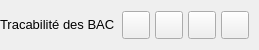
           <widget class="QFrame" name="contentTopBg">
            <property name="minimumSize">
             <size>
              <width>0</width>
              <height>50</height>
             </size>
            </property>
            <property name="maximumSize">
             <size>
              <width>16777215</width>
              <height>50</height>
             </size>
            </property>
            <property name="frameShape">
             <enum>QFrame::Shape::NoFrame</enum>
            </property>
            <property name="frameShadow">
             <enum>QFrame::Shadow::Raised</enum>
            </property>
            <layout class="QHBoxLayout" name="horizontalLayout">
             <property name="spacing">
              <number>0</number>
             </property>
             <property name="leftMargin">
              <number>0</number>
             </property>
             <property name="topMargin">
              <number>0</number>
             </property>
             <property name="rightMargin">
              <number>10</number>
             </property>
             <property name="bottomMargin">
              <number>0</number>
             </property>
             <item>
              <widget class="QFrame" name="leftBox">
               <property name="sizePolicy">
                <sizepolicy hsizetype="Expanding" vsizetype="Preferred">
                 <horstretch>0</horstretch>
                 <verstretch>0</verstretch>
                </sizepolicy>
               </property>
               <property name="frameShape">
                <enum>QFrame::Shape::NoFrame</enum>
               </property>
               <property name="frameShadow">
                <enum>QFrame::Shadow::Raised</enum>
               </property>
               <layout class="QHBoxLayout" name="horizontalLayout_3">
                <property name="spacing">
                 <number>0</number>
                </property>
                <property name="leftMargin">
                 <number>0</number>
                </property>
                <property name="topMargin">
                 <number>0</number>
                </property>
                <property name="rightMargin">
                 <number>0</number>
                </property>
                <property name="bottomMargin">
                 <number>0</number>
                </property>
                <item>
                 <widget class="QLabel" name="titleRightInfo">
                  <property name="sizePolicy">
                   <sizepolicy hsizetype="Preferred" vsizetype="Expanding">
                    <horstretch>0</horstretch>
                    <verstretch>0</verstretch>
                   </sizepolicy>
                  </property>
                  <property name="maximumSize">
                   <size>
                    <width>16777215</width>
                    <height>45</height>
                   </size>
                  </property>
                  <property name="font">
                   <font>
                    <family>Segoe UI</family>
                    <pointsize>10</pointsize>
                    <italic>false</italic>
                    <bold>false</bold>
                   </font>
                  </property>
                  <property name="text">
                   <string>Tracabilité des BAC</string>
                  </property>
                  <property name="alignment">
                   <set>Qt::AlignmentFlag::AlignLeading|Qt::AlignmentFlag::AlignLeft|Qt::AlignmentFlag::AlignVCenter</set>
                  </property>
                 </widget>
                </item>
                <item>
                 <widget class="QLabel" name="UserInfo">
                  <property name="text">
                   <string/>
                  </property>
                  <property name="alignment">
                   <set>Qt::AlignmentFlag::AlignRight|Qt::AlignmentFlag::AlignTrailing|Qt::AlignmentFlag::AlignVCenter</set>
                  </property>
                 </widget>
                </item>
               </layout>
              </widget>
             </item>
             <item alignment="Qt::AlignmentFlag::AlignRight">
              <widget class="QFrame" name="rightButtons">
               <property name="minimumSize">
                <size>
                 <width>0</width>
                 <height>28</height>
                </size>
               </property>
               <property name="frameShape">
                <enum>QFrame::Shape::NoFrame</enum>
               </property>
               <property name="frameShadow">
                <enum>QFrame::Shadow::Raised</enum>
               </property>
               <layout class="QHBoxLayout" name="horizontalLayout_2">
                <property name="spacing">
                 <number>5</number>
                </property>
                <property name="leftMargin">
                 <number>0</number>
                </property>
                <property name="topMargin">
                 <number>0</number>
                </property>
                <property name="rightMargin">
                 <number>0</number>
                </property>
                <property name="bottomMargin">
                 <number>0</number>
                </property>
                <item>
                 <widget class="QPushButton" name="settingsTopBtn">
                  <property name="minimumSize">
                   <size>
                    <width>28</width>
                    <height>28</height>
                   </size>
                  </property>
                  <property name="maximumSize">
                   <size>
                    <width>28</width>
                    <height>28</height>
                   </size>
                  </property>
                  <property name="cursor">
                   <cursorShape>PointingHandCursor</cursorShape>
                  </property>
                  <property name="toolTip">
                   <string>Settings</string>
                  </property>
                  <property name="text">
                   <string/>
                  </property>
                  <property name="icon">
                   <iconset resource="resources.qrc">
                    <normaloff>:/icons/images/icons/icon_settings.png</normaloff>:/icons/images/icons/icon_settings.png</iconset>
                  </property>
                  <property name="iconSize">
                   <size>
                    <width>20</width>
                    <height>20</height>
                   </size>
                  </property>
                 </widget>
                </item>
                <item>
                 <widget class="QPushButton" name="minimizeAppBtn">
                  <property name="minimumSize">
                   <size>
                    <width>28</width>
                    <height>28</height>
                   </size>
                  </property>
                  <property name="maximumSize">
                   <size>
                    <width>28</width>
                    <height>28</height>
                   </size>
                  </property>
                  <property name="cursor">
                   <cursorShape>PointingHandCursor</cursorShape>
                  </property>
                  <property name="toolTip">
                   <string>Minimize</string>
                  </property>
                  <property name="text">
                   <string/>
                  </property>
                  <property name="icon">
                   <iconset resource="resources.qrc">
                    <normaloff>:/icons/images/icons/icon_minimize.png</normaloff>:/icons/images/icons/icon_minimize.png</iconset>
                  </property>
                  <property name="iconSize">
                   <size>
                    <width>20</width>
                    <height>20</height>
                   </size>
                  </property>
                 </widget>
                </item>
                <item>
                 <widget class="QPushButton" name="maximizeRestoreAppBtn">
                  <property name="minimumSize">
                   <size>
                    <width>28</width>
                    <height>28</height>
                   </size>
                  </property>
                  <property name="maximumSize">
                   <size>
                    <width>28</width>
                    <height>28</height>
                   </size>
                  </property>
                  <property name="font">
                   <font>
                    <family>Segoe UI</family>
                    <pointsize>10</pointsize>
                    <italic>false</italic>
                    <bold>false</bold>
                    <stylestrategy>PreferDefault</stylestrategy>
                   </font>
                  </property>
                  <property name="cursor">
                   <cursorShape>PointingHandCursor</cursorShape>
                  </property>
                  <property name="toolTip">
                   <string>Maximize</string>
                  </property>
                  <property name="text">
                   <string/>
                  </property>
                  <property name="icon">
                   <iconset resource="resources.qrc">
                    <normaloff>:/icons/images/icons/icon_maximize.png</normaloff>:/icons/images/icons/icon_maximize.png</iconset>
                  </property>
                  <property name="iconSize">
                   <size>
                    <width>20</width>
                    <height>20</height>
                   </size>
                  </property>
                 </widget>
                </item>
                <item>
                 <widget class="QPushButton" name="closeAppBtn">
                  <property name="minimumSize">
                   <size>
                    <width>28</width>
                    <height>28</height>
                   </size>
                  </property>
                  <property name="maximumSize">
                   <size>
                    <width>28</width>
                    <height>28</height>
                   </size>
                  </property>
                  <property name="cursor">
                   <cursorShape>PointingHandCursor</cursorShape>
                  </property>
                  <property name="toolTip">
                   <string>Close</string>
                  </property>
                  <property name="styleSheet">
                   <string notr="true">QPushButton:hover {
	background-color: rgb(255, 0, 0);
}
QPushButton:pressed {	
	background-color: rgb(255,0,0);
	color: rgb(255, 255, 255);
}</string>
                  </property>
                  <property name="text">
                   <string/>
                  </property>
                  <property name="icon">
                   <iconset resource="resources.qrc">
                    <normaloff>:/icons/images/icons/icon_close.png</normaloff>:/icons/images/icons/icon_close.png</iconset>
                  </property>
                  <property name="iconSize">
                   <size>
                    <width>20</width>
                    <height>20</height>
                   </size>
                  </property>
                 </widget>
                </item>
               </layout>
              </widget>
             </item>
            </layout>
           </widget>
